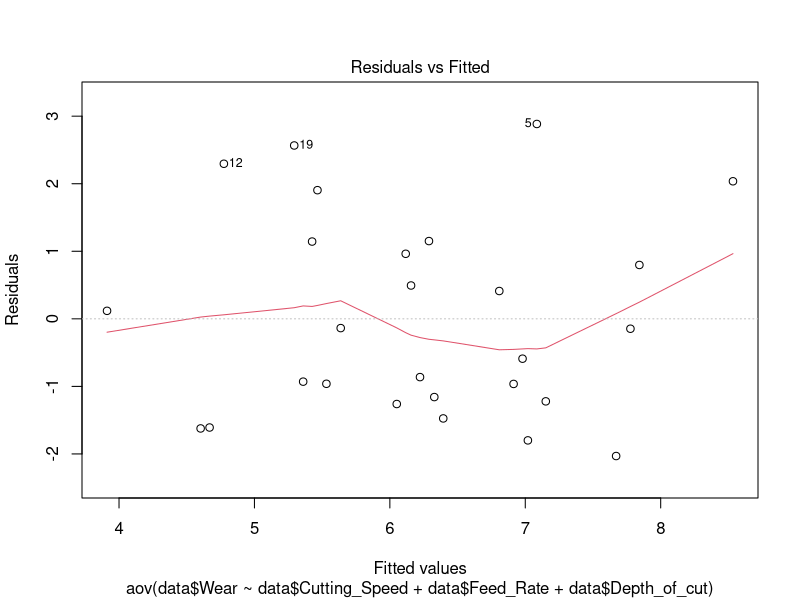
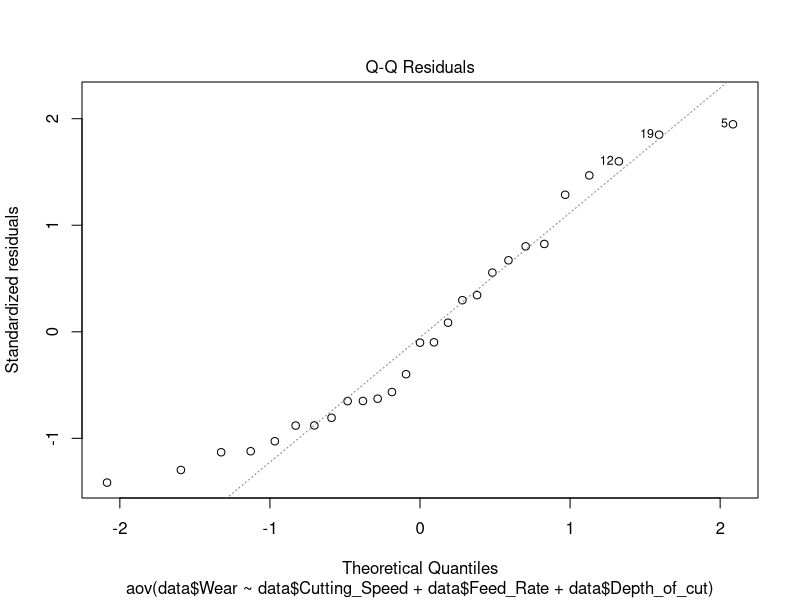
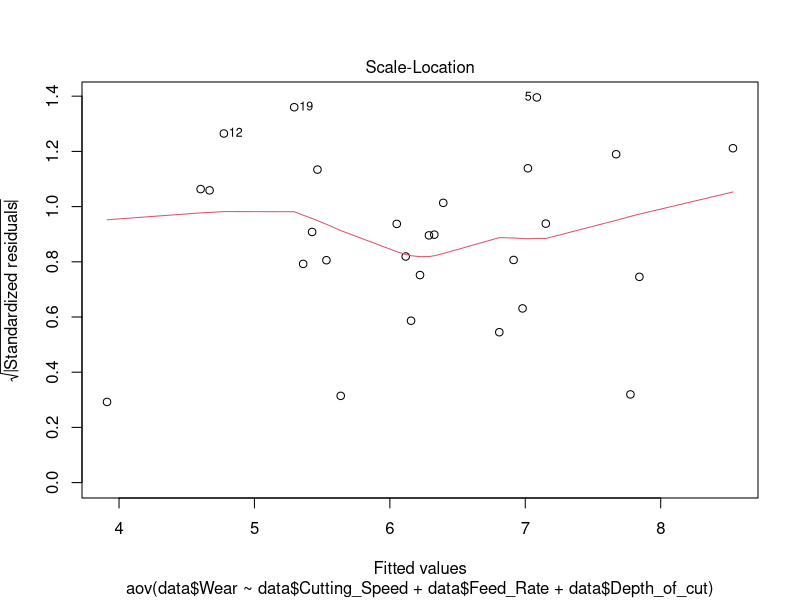
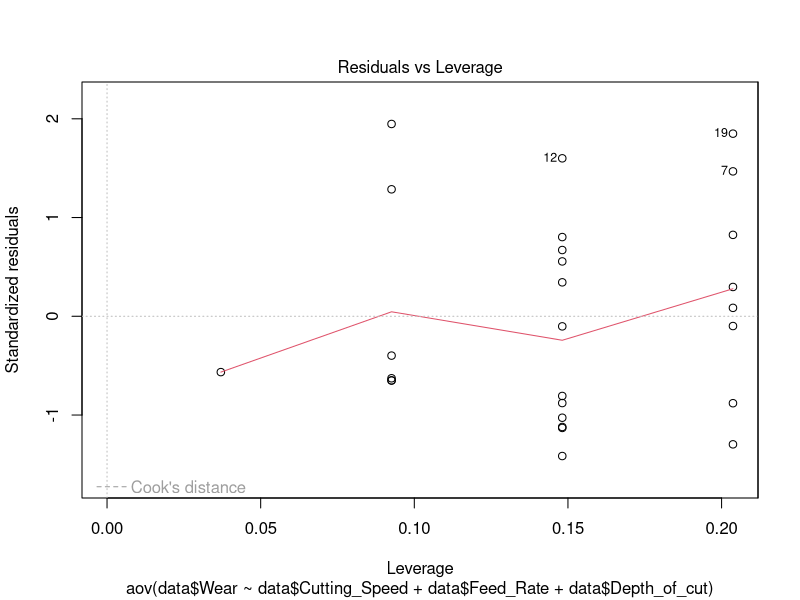

Here is the R script that generated these plots, in order:
# Reading the data
data<- read.csv('beproject.csv')

# Cleaning
data<- data[,-1]
dim(data)


# Anova
b<- aov(data$Wear~data$Cutting_Speed+data$Feed_Rate+data$Depth_of_cut)
b
summary(b)
plot(b)

